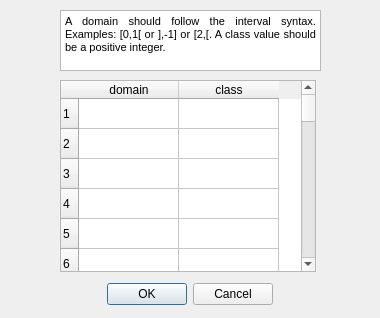
<?xml version="1.0" encoding="UTF-8"?>
<ui version="4.0">
 <class>Dialog</class>
 <widget class="QDialog" name="Dialog">
  <property name="geometry">
   <rect>
    <x>0</x>
    <y>0</y>
    <width>380</width>
    <height>318</height>
   </rect>
  </property>
  <property name="sizePolicy">
   <sizepolicy hsizetype="Fixed" vsizetype="Fixed">
    <horstretch>0</horstretch>
    <verstretch>0</verstretch>
   </sizepolicy>
  </property>
  <property name="windowTitle">
   <string>Dialog</string>
  </property>
  <widget class="QDialogButtonBox" name="buttonBox">
   <property name="geometry">
    <rect>
     <x>80</x>
     <y>280</y>
     <width>193</width>
     <height>28</height>
    </rect>
   </property>
   <property name="orientation">
    <enum>Qt::Horizontal</enum>
   </property>
   <property name="standardButtons">
    <set>QDialogButtonBox::Cancel|QDialogButtonBox::Ok</set>
   </property>
  </widget>
  <widget class="QTableWidget" name="tableWidget">
   <property name="geometry">
    <rect>
     <x>60</x>
     <y>80</y>
     <width>256</width>
     <height>192</height>
    </rect>
   </property>
   <property name="sizePolicy">
    <sizepolicy hsizetype="Fixed" vsizetype="Fixed">
     <horstretch>0</horstretch>
     <verstretch>0</verstretch>
    </sizepolicy>
   </property>
   <property name="inputMethodHints">
    <set>Qt::ImhFormattedNumbersOnly</set>
   </property>
   <property name="sortingEnabled">
    <bool>true</bool>
   </property>
   <property name="rowCount">
    <number>64</number>
   </property>
   <row/>
   <row/>
   <row/>
   <row/>
   <row/>
   <row/>
   <row/>
   <row/>
   <row/>
   <row/>
   <row/>
   <row/>
   <row/>
   <row/>
   <row/>
   <row/>
   <row/>
   <row/>
   <row/>
   <row/>
   <row/>
   <row/>
   <row/>
   <row/>
   <row/>
   <row/>
   <row/>
   <row/>
   <row/>
   <row/>
   <row/>
   <row/>
   <row/>
   <row/>
   <row/>
   <row/>
   <row/>
   <row/>
   <row/>
   <row/>
   <row/>
   <row/>
   <row/>
   <row/>
   <row/>
   <row/>
   <row/>
   <row/>
   <row/>
   <row/>
   <row/>
   <row/>
   <row/>
   <row/>
   <row/>
   <row/>
   <row/>
   <row/>
   <row/>
   <row/>
   <row/>
   <row/>
   <row/>
   <row/>
   <column>
    <property name="text">
     <string>domain</string>
    </property>
   </column>
   <column>
    <property name="text">
     <string>class</string>
    </property>
   </column>
  </widget>
  <widget class="QTextBrowser" name="textBrowser">
   <property name="geometry">
    <rect>
     <x>60</x>
     <y>10</y>
     <width>261</width>
     <height>61</height>
    </rect>
   </property>
   <property name="verticalScrollBarPolicy">
    <enum>Qt::ScrollBarAlwaysOff</enum>
   </property>
   <property name="html">
    <string>&lt;!DOCTYPE HTML PUBLIC &quot;-//W3C//DTD HTML 4.0//EN&quot; &quot;http://www.w3.org/TR/REC-html40/strict.dtd&quot;&gt;
&lt;html&gt;&lt;head&gt;&lt;meta name=&quot;qrichtext&quot; content=&quot;1&quot; /&gt;&lt;style type=&quot;text/css&quot;&gt;
p, li { white-space: pre-wrap; }
&lt;/style&gt;&lt;/head&gt;&lt;body style=&quot; font-family:'Noto Sans'; font-size:9pt; font-weight:400; font-style:normal;&quot;&gt;
&lt;p align=&quot;justify&quot; style=&quot; margin-top:12px; margin-bottom:12px; margin-left:0px; margin-right:0px; -qt-block-indent:0; text-indent:0px;&quot;&gt;&lt;span style=&quot; font-family:'Droid Sans Mono,monospace,monospace,Droid Sans Fallback'; font-size:8pt; color:#000000;&quot;&gt;A domain should follow the interval syntax. Examples: [0,1[ or ],-1] or [2,[. A class value should be a positive integer.&lt;/span&gt;&lt;/p&gt;
&lt;p align=&quot;justify&quot; style=&quot;-qt-paragraph-type:empty; margin-top:12px; margin-bottom:12px; margin-left:0px; margin-right:0px; -qt-block-indent:0; text-indent:0px; font-size:8pt;&quot;&gt;&lt;br /&gt;&lt;/p&gt;&lt;/body&gt;&lt;/html&gt;</string>
   </property>
  </widget>
 </widget>
 <resources/>
 <connections>
  <connection>
   <sender>buttonBox</sender>
   <signal>accepted()</signal>
   <receiver>Dialog</receiver>
   <slot>accept()</slot>
   <hints>
    <hint type="sourcelabel">
     <x>248</x>
     <y>254</y>
    </hint>
    <hint type="destinationlabel">
     <x>157</x>
     <y>274</y>
    </hint>
   </hints>
  </connection>
  <connection>
   <sender>buttonBox</sender>
   <signal>rejected()</signal>
   <receiver>Dialog</receiver>
   <slot>reject()</slot>
   <hints>
    <hint type="sourcelabel">
     <x>316</x>
     <y>260</y>
    </hint>
    <hint type="destinationlabel">
     <x>286</x>
     <y>274</y>
    </hint>
   </hints>
  </connection>
 </connections>
</ui>
